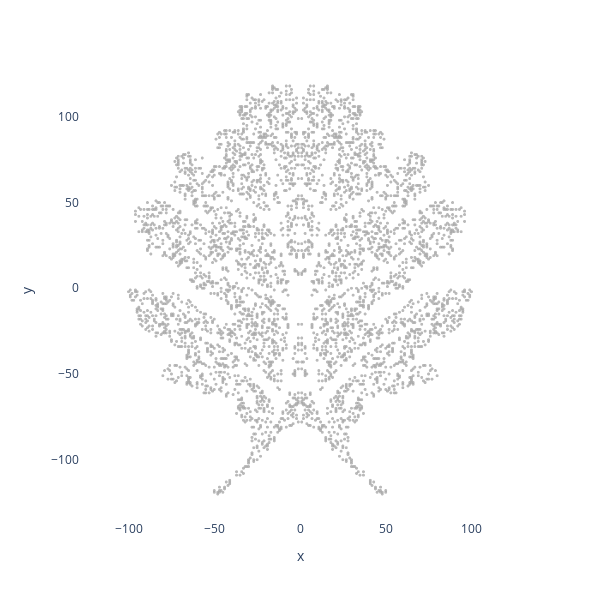

Notebook code cell kept with this figure:
### Code cell
points_df = image_to_points_symmetry(image_path, num_points=2000, x_symmetry=True, y_symmetry=False)
plot_points(points_df)

### Figure 1 — Plotly figure (JSON) as saved in the notebook; plotly's stock layout.template omitted (floating-point values rounded to 4 significant figures; data arrays with more than 128 entries replaced by an {"elided": "..."} marker saying what was removed)
{"data": [{"hovertemplate": "x=%{x}<br>y=%{y}<extra></extra>", "legendgroup": "", "marker": {"color": "darkgrey", "opacity": 0.8, "size": 3, "symbol": "circle"}, "mode": "markers", "name": "", "showlegend": false, "type": "scattergl", "x": {"elided": "4000 int values"}, "xaxis": "x", "y": {"elided": "4000 int values"}, "yaxis": "y"}], "layout": {"height": 600, "legend": {"tracegroupgap": 0}, "margin": {"t": 60}, "paper_bgcolor": "white", "plot_bgcolor": "white", "width": 600, "xaxis": {"anchor": "y", "domain": [0, 1], "showgrid": false, "title": {"text": "x"}, "visible": true}, "yaxis": {"anchor": "x", "domain": [0, 1], "scaleanchor": "x", "scaleratio": 1, "showgrid": false, "title": {"text": "y"}, "visible": true}}}
